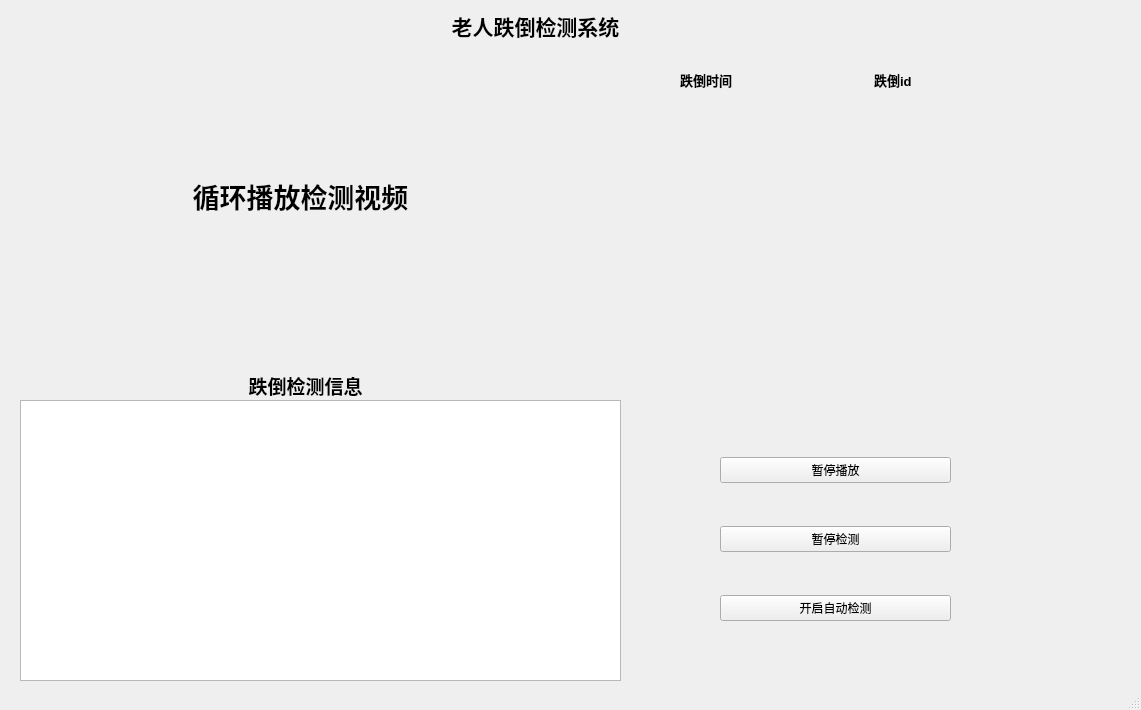
<?xml version="1.0" encoding="UTF-8"?>
<ui version="4.0">
 <class>MainWindow</class>
 <widget class="QMainWindow" name="MainWindow">
  <property name="geometry">
   <rect>
    <x>0</x>
    <y>0</y>
    <width>1141</width>
    <height>710</height>
   </rect>
  </property>
  <property name="windowTitle">
   <string>MainWindow</string>
  </property>
  <widget class="QWidget" name="centralwidget">
   <widget class="QWidget" name="verticalLayoutWidget_2">
    <property name="geometry">
     <rect>
      <x>680</x>
      <y>50</y>
      <width>381</width>
      <height>321</height>
     </rect>
    </property>
    <layout class="QVBoxLayout" name="verticalLayout_2">
     <item>
      <layout class="QHBoxLayout" name="horizontalLayout">
       <item>
        <widget class="QLabel" name="label_4">
         <property name="font">
          <font>
           <pointsize>10</pointsize>
           <weight>75</weight>
           <bold>true</bold>
          </font>
         </property>
         <property name="text">
          <string>跌倒时间</string>
         </property>
        </widget>
       </item>
       <item>
        <widget class="QLabel" name="label_2">
         <property name="font">
          <font>
           <pointsize>10</pointsize>
           <weight>75</weight>
           <bold>true</bold>
          </font>
         </property>
         <property name="text">
          <string>跌倒id</string>
         </property>
        </widget>
       </item>
      </layout>
     </item>
     <item>
      <layout class="QHBoxLayout" name="horizontalLayout_2">
       <item>
        <widget class="QLabel" name="label_5">
         <property name="font">
          <font>
           <pointsize>10</pointsize>
           <weight>75</weight>
           <bold>true</bold>
          </font>
         </property>
         <property name="text">
          <string/>
         </property>
        </widget>
       </item>
       <item>
        <widget class="QLabel" name="label_6">
         <property name="font">
          <font>
           <pointsize>10</pointsize>
           <weight>75</weight>
           <bold>true</bold>
          </font>
         </property>
         <property name="text">
          <string/>
         </property>
        </widget>
       </item>
      </layout>
     </item>
     <item>
      <layout class="QHBoxLayout" name="horizontalLayout_3">
       <item>
        <widget class="QLabel" name="label_7">
         <property name="font">
          <font>
           <pointsize>10</pointsize>
           <weight>75</weight>
           <bold>true</bold>
          </font>
         </property>
         <property name="text">
          <string/>
         </property>
        </widget>
       </item>
       <item>
        <widget class="QLabel" name="label_8">
         <property name="font">
          <font>
           <pointsize>10</pointsize>
           <weight>75</weight>
           <bold>true</bold>
          </font>
         </property>
         <property name="text">
          <string/>
         </property>
        </widget>
       </item>
      </layout>
     </item>
     <item>
      <layout class="QHBoxLayout" name="horizontalLayout_4">
       <item>
        <widget class="QLabel" name="label_9">
         <property name="font">
          <font>
           <pointsize>10</pointsize>
           <weight>75</weight>
           <bold>true</bold>
          </font>
         </property>
         <property name="text">
          <string/>
         </property>
        </widget>
       </item>
       <item>
        <widget class="QLabel" name="label_10">
         <property name="font">
          <font>
           <pointsize>10</pointsize>
           <weight>75</weight>
           <bold>true</bold>
          </font>
         </property>
         <property name="text">
          <string/>
         </property>
        </widget>
       </item>
      </layout>
     </item>
     <item>
      <layout class="QHBoxLayout" name="horizontalLayout_5">
       <item>
        <widget class="QLabel" name="label_11">
         <property name="font">
          <font>
           <pointsize>10</pointsize>
           <weight>75</weight>
           <bold>true</bold>
          </font>
         </property>
         <property name="text">
          <string/>
         </property>
        </widget>
       </item>
       <item>
        <widget class="QLabel" name="label_12">
         <property name="font">
          <font>
           <pointsize>10</pointsize>
           <weight>75</weight>
           <bold>true</bold>
          </font>
         </property>
         <property name="text">
          <string/>
         </property>
        </widget>
       </item>
      </layout>
     </item>
    </layout>
   </widget>
   <widget class="QLabel" name="stmmy">
    <property name="geometry">
     <rect>
      <x>160</x>
      <y>370</y>
      <width>291</width>
      <height>31</height>
     </rect>
    </property>
    <property name="font">
     <font>
      <pointsize>14</pointsize>
      <weight>75</weight>
      <bold>true</bold>
     </font>
    </property>
    <property name="text">
     <string>跌倒检测信息</string>
    </property>
    <property name="alignment">
     <set>Qt::AlignCenter</set>
    </property>
   </widget>
   <widget class="QWidget" name="verticalLayoutWidget_3">
    <property name="geometry">
     <rect>
      <x>720</x>
      <y>420</y>
      <width>231</width>
      <height>241</height>
     </rect>
    </property>
    <layout class="QVBoxLayout" name="verticalLayout_3">
     <item>
      <widget class="QPushButton" name="switch_2">
       <property name="text">
        <string>暂停播放</string>
       </property>
      </widget>
     </item>
     <item>
      <widget class="QPushButton" name="new_one">
       <property name="text">
        <string>暂停检测</string>
       </property>
      </widget>
     </item>
     <item>
      <widget class="QPushButton" name="pushButton_a">
       <property name="text">
        <string>开启自动检测</string>
       </property>
      </widget>
     </item>
    </layout>
   </widget>
   <widget class="QListView" name="listView">
    <property name="geometry">
     <rect>
      <x>20</x>
      <y>400</y>
      <width>601</width>
      <height>281</height>
     </rect>
    </property>
   </widget>
   <widget class="QLabel" name="disvideo">
    <property name="geometry">
     <rect>
      <x>10</x>
      <y>40</y>
      <width>581</width>
      <height>311</height>
     </rect>
    </property>
    <property name="font">
     <font>
      <family>Arial</family>
      <pointsize>20</pointsize>
      <weight>75</weight>
      <bold>true</bold>
     </font>
    </property>
    <property name="tabletTracking">
     <bool>false</bool>
    </property>
    <property name="layoutDirection">
     <enum>Qt::LeftToRight</enum>
    </property>
    <property name="lineWidth">
     <number>1</number>
    </property>
    <property name="midLineWidth">
     <number>0</number>
    </property>
    <property name="text">
     <string>循环播放检测视频</string>
    </property>
    <property name="scaledContents">
     <bool>true</bool>
    </property>
    <property name="alignment">
     <set>Qt::AlignCenter</set>
    </property>
   </widget>
   <widget class="QLabel" name="label">
    <property name="geometry">
     <rect>
      <x>10</x>
      <y>10</y>
      <width>1051</width>
      <height>31</height>
     </rect>
    </property>
    <property name="minimumSize">
     <size>
      <width>1051</width>
      <height>31</height>
     </size>
    </property>
    <property name="font">
     <font>
      <pointsize>16</pointsize>
      <weight>75</weight>
      <bold>true</bold>
     </font>
    </property>
    <property name="text">
     <string>老人跌倒检测系统</string>
    </property>
    <property name="textFormat">
     <enum>Qt::AutoText</enum>
    </property>
    <property name="scaledContents">
     <bool>false</bool>
    </property>
    <property name="alignment">
     <set>Qt::AlignCenter</set>
    </property>
    <property name="textInteractionFlags">
     <set>Qt::LinksAccessibleByMouse</set>
    </property>
   </widget>
  </widget>
  <widget class="QStatusBar" name="statusbar"/>
 </widget>
 <resources/>
 <connections/>
</ui>
